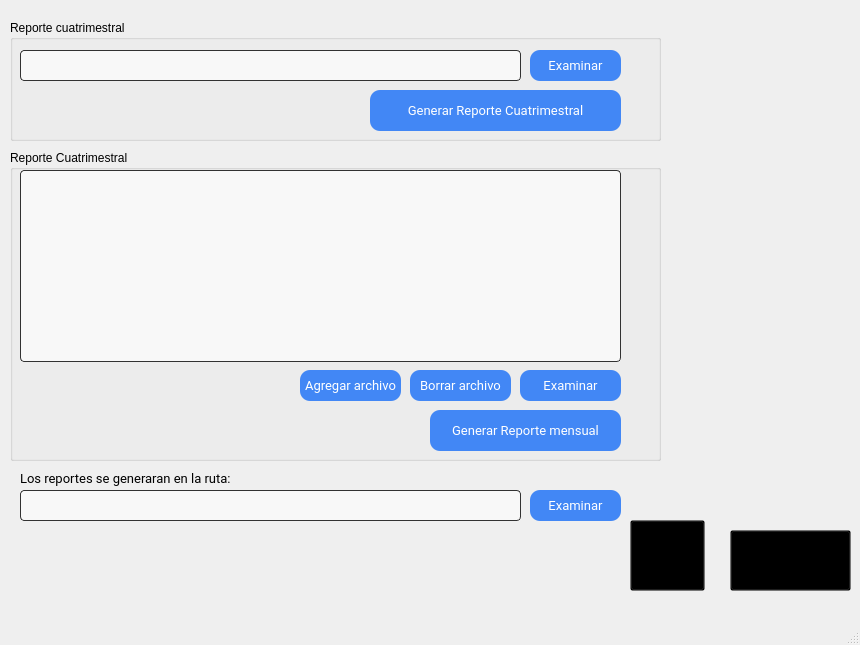
<?xml version="1.0" encoding="UTF-8"?>
<ui version="4.0">
 <class>MainWindow</class>
 <widget class="QMainWindow" name="MainWindow">
  <property name="geometry">
   <rect>
    <x>0</x>
    <y>0</y>
    <width>860</width>
    <height>645</height>
   </rect>
  </property>
  <property name="windowTitle">
   <string>MainWindow</string>
  </property>
  <property name="iconSize">
   <size>
    <width>0</width>
    <height>0</height>
   </size>
  </property>
  <property name="toolButtonStyle">
   <enum>Qt::ToolButtonIconOnly</enum>
  </property>
  <widget class="QWidget" name="centralwidget">
   <widget class="QLabel" name="label">
    <property name="geometry">
     <rect>
      <x>20</x>
      <y>520</y>
      <width>591</width>
      <height>81</height>
     </rect>
    </property>
    <property name="font">
     <font>
      <family>Roboto</family>
      <pointsize>10</pointsize>
     </font>
    </property>
    <property name="text">
     <string/>
    </property>
    <property name="alignment">
     <set>Qt::AlignCenter</set>
    </property>
    <property name="wordWrap">
     <bool>true</bool>
    </property>
   </widget>
   <widget class="QPushButton" name="pushButton">
    <property name="geometry">
     <rect>
      <x>530</x>
      <y>490</y>
      <width>91</width>
      <height>31</height>
     </rect>
    </property>
    <property name="font">
     <font>
      <family>Roboto</family>
      <pointsize>10</pointsize>
     </font>
    </property>
    <property name="styleSheet">
     <string notr="true">QPushButton#pushButton{
text-align: center;
text-decoration: none;

color: #fff;
background-color: rgb(66, 135, 245);

border-radius: 10px;
}
QPushButton:hover#pushButton{
	background-color: #4181e8;
}</string>
    </property>
    <property name="text">
     <string>Examinar</string>
    </property>
    <property name="icon">
     <iconset>
      <normaloff>../../.designer/backup/test/folder-icon.png</normaloff>../../.designer/backup/test/folder-icon.png</iconset>
    </property>
   </widget>
   <widget class="QLineEdit" name="lineEdit_2">
    <property name="geometry">
     <rect>
      <x>20</x>
      <y>490</y>
      <width>501</width>
      <height>31</height>
     </rect>
    </property>
    <property name="font">
     <font>
      <family>Roboto</family>
      <pointsize>10</pointsize>
     </font>
    </property>
    <property name="styleSheet">
     <string notr="true">
border: 1px solid rgb(50,50,50);
border-radius: 4px;
 background-color: #f8f8f8;</string>
    </property>
   </widget>
   <widget class="QLabel" name="label_3">
    <property name="geometry">
     <rect>
      <x>20</x>
      <y>470</y>
      <width>241</width>
      <height>16</height>
     </rect>
    </property>
    <property name="font">
     <font>
      <family>Roboto</family>
      <pointsize>10</pointsize>
     </font>
    </property>
    <property name="text">
     <string>Los reportes se generaran en la ruta: </string>
    </property>
   </widget>
   <widget class="QGroupBox" name="groupBox">
    <property name="geometry">
     <rect>
      <x>10</x>
      <y>20</y>
      <width>651</width>
      <height>121</height>
     </rect>
    </property>
    <property name="title">
     <string>Reporte cuatrimestral</string>
    </property>
    <property name="flat">
     <bool>false</bool>
    </property>
    <widget class="QLineEdit" name="lineEdit">
     <property name="geometry">
      <rect>
       <x>10</x>
       <y>30</y>
       <width>501</width>
       <height>31</height>
      </rect>
     </property>
     <property name="font">
      <font>
       <family>Roboto</family>
       <pointsize>10</pointsize>
      </font>
     </property>
     <property name="styleSheet">
      <string notr="true">
border: 1px solid rgb(50,50,50);
border-radius: 4px;
 background-color: #f8f8f8;</string>
     </property>
    </widget>
    <widget class="QPushButton" name="ExaminarButton">
     <property name="geometry">
      <rect>
       <x>520</x>
       <y>30</y>
       <width>91</width>
       <height>31</height>
      </rect>
     </property>
     <property name="font">
      <font>
       <family>Roboto</family>
       <pointsize>10</pointsize>
      </font>
     </property>
     <property name="styleSheet">
      <string notr="true">QPushButton#ExaminarButton{
text-align: center;
text-decoration: none;

color: #fff;
background-color: rgb(66, 135, 245);

border-radius: 10px;
}
QPushButton:hover#ExaminarButton{
	background-color:#4181e8;
}</string>
     </property>
     <property name="text">
      <string>Examinar</string>
     </property>
     <property name="icon">
      <iconset>
       <normaloff>../../.designer/backup/test/folder-icon.png</normaloff>../../.designer/backup/test/folder-icon.png</iconset>
     </property>
    </widget>
    <widget class="QLabel" name="label_2">
     <property name="geometry">
      <rect>
       <x>-310</x>
       <y>40</y>
       <width>111</width>
       <height>16</height>
      </rect>
     </property>
     <property name="font">
      <font>
       <family>Roboto</family>
       <pointsize>10</pointsize>
      </font>
     </property>
     <property name="text">
      <string>Seleccionar archivo</string>
     </property>
    </widget>
    <widget class="QPushButton" name="generarReporte">
     <property name="geometry">
      <rect>
       <x>360</x>
       <y>70</y>
       <width>251</width>
       <height>41</height>
      </rect>
     </property>
     <property name="font">
      <font>
       <family>Roboto</family>
       <pointsize>10</pointsize>
      </font>
     </property>
     <property name="styleSheet">
      <string notr="true">QPushButton#generarReporte{
text-align: center;
text-decoration: none;

color: #fff;
background-color: rgb(66, 135, 245);

border-radius: 10px;
}

QPushButton:hover#generarReporte{
	background-color:#4181e8;
}</string>
     </property>
     <property name="text">
      <string>Generar Reporte Cuatrimestral</string>
     </property>
     <property name="icon">
      <iconset>
       <normaloff>../PythonScripts/test/report.png</normaloff>../PythonScripts/test/report.png</iconset>
     </property>
     <property name="iconSize">
      <size>
       <width>20</width>
       <height>20</height>
      </size>
     </property>
    </widget>
   </widget>
   <widget class="QGroupBox" name="groupBox_2">
    <property name="geometry">
     <rect>
      <x>10</x>
      <y>150</y>
      <width>651</width>
      <height>311</height>
     </rect>
    </property>
    <property name="styleSheet">
     <string notr="true"/>
    </property>
    <property name="title">
     <string>Reporte Cuatrimestral</string>
    </property>
    <widget class="QPushButton" name="pushButton_2">
     <property name="geometry">
      <rect>
       <x>510</x>
       <y>220</y>
       <width>101</width>
       <height>31</height>
      </rect>
     </property>
     <property name="font">
      <font>
       <family>Roboto</family>
       <pointsize>10</pointsize>
      </font>
     </property>
     <property name="styleSheet">
      <string notr="true">QPushButton#pushButton_2{
text-align: center;
text-decoration: none;

color: #fff;
background-color: rgb(66, 135, 245);

border-radius: 10px;
}

QPushButton:hover#pushButton_2{
background-color: #4181e8;
}</string>
     </property>
     <property name="text">
      <string>Examinar</string>
     </property>
    </widget>
    <widget class="QPushButton" name="pushButton_3">
     <property name="geometry">
      <rect>
       <x>290</x>
       <y>220</y>
       <width>101</width>
       <height>31</height>
      </rect>
     </property>
     <property name="font">
      <font>
       <family>Roboto</family>
       <pointsize>10</pointsize>
      </font>
     </property>
     <property name="styleSheet">
      <string notr="true">QPushButton#pushButton_3{
text-align: center;
text-decoration: none;

color: #fff;
background-color: rgb(66, 135, 245);

border-radius: 10px;
}

QPushButton:hover#pushButton_3{
	background-color:#4181e8;
}</string>
     </property>
     <property name="text">
      <string>Agregar archivo</string>
     </property>
    </widget>
    <widget class="QPushButton" name="pushButton_4">
     <property name="geometry">
      <rect>
       <x>400</x>
       <y>220</y>
       <width>101</width>
       <height>31</height>
      </rect>
     </property>
     <property name="font">
      <font>
       <family>Roboto</family>
       <pointsize>10</pointsize>
      </font>
     </property>
     <property name="styleSheet">
      <string notr="true">QPushButton#pushButton_4{
text-align: center;
text-decoration: none;

color: #fff;
background-color: rgb(66, 135, 245);

border-radius: 10px;
}
QPushButton:hover#pushButton_4{
	background-color:#4181e8;
}</string>
     </property>
     <property name="text">
      <string>Borrar archivo</string>
     </property>
    </widget>
    <widget class="QListView" name="listView">
     <property name="geometry">
      <rect>
       <x>10</x>
       <y>20</y>
       <width>601</width>
       <height>192</height>
      </rect>
     </property>
     <property name="font">
      <font>
       <family>Roboto</family>
      </font>
     </property>
     <property name="styleSheet">
      <string notr="true">
border: 1px solid rgb(50,50,50);
border-radius: 4px;
 background-color: #f8f8f8;</string>
     </property>
     <property name="viewMode">
      <enum>QListView::IconMode</enum>
     </property>
    </widget>
    <widget class="QPushButton" name="generarReporte_2">
     <property name="geometry">
      <rect>
       <x>420</x>
       <y>260</y>
       <width>191</width>
       <height>41</height>
      </rect>
     </property>
     <property name="font">
      <font>
       <family>Roboto</family>
       <pointsize>10</pointsize>
      </font>
     </property>
     <property name="styleSheet">
      <string notr="true">QPushButton#generarReporte_2{
	text-align: center;
	text-decoration: none;
	color: #fff;
	background-color: rgb(66, 135, 245);
	border-radius: 10px;
}

QPushButton:hover#generarReporte_2{
	background-color: #4181e8;
}


</string>
     </property>
     <property name="text">
      <string>Generar Reporte mensual</string>
     </property>
     <property name="icon">
      <iconset>
       <normaloff>../PythonScripts/test/report.png</normaloff>../PythonScripts/test/report.png</iconset>
     </property>
     <property name="iconSize">
      <size>
       <width>20</width>
       <height>20</height>
      </size>
     </property>
     <property name="autoExclusive">
      <bool>false</bool>
     </property>
     <property name="default">
      <bool>false</bool>
     </property>
     <property name="flat">
      <bool>false</bool>
     </property>
    </widget>
   </widget>
   <widget class="QPushButton" name="pushButton_5">
    <property name="geometry">
     <rect>
      <x>630</x>
      <y>520</y>
      <width>75</width>
      <height>71</height>
     </rect>
    </property>
    <property name="styleSheet">
     <string notr="true">background-color:rgba(0,0,0,0)</string>
    </property>
    <property name="text">
     <string/>
    </property>
    <property name="icon">
     <iconset>
      <normaloff>../PythonScripts/test/supergotitaLogo (1).png</normaloff>../PythonScripts/test/supergotitaLogo (1).png</iconset>
    </property>
    <property name="iconSize">
     <size>
      <width>70</width>
      <height>70</height>
     </size>
    </property>
   </widget>
   <widget class="QPushButton" name="pushButton_6">
    <property name="geometry">
     <rect>
      <x>730</x>
      <y>530</y>
      <width>121</width>
      <height>61</height>
     </rect>
    </property>
    <property name="styleSheet">
     <string notr="true">background-color:rgba(0,0,0,0);</string>
    </property>
    <property name="text">
     <string/>
    </property>
    <property name="icon">
     <iconset>
      <normaloff>../PythonScripts/test/Logo verde.png</normaloff>../PythonScripts/test/Logo verde.png</iconset>
    </property>
    <property name="iconSize">
     <size>
      <width>100</width>
      <height>90</height>
     </size>
    </property>
   </widget>
  </widget>
  <widget class="QMenuBar" name="menubar">
   <property name="geometry">
    <rect>
     <x>0</x>
     <y>0</y>
     <width>860</width>
     <height>21</height>
    </rect>
   </property>
  </widget>
  <widget class="QStatusBar" name="statusbar"/>
 </widget>
 <resources>
  <include location="../PythonScripts/test/imm.qrc"/>
 </resources>
 <connections/>
</ui>
